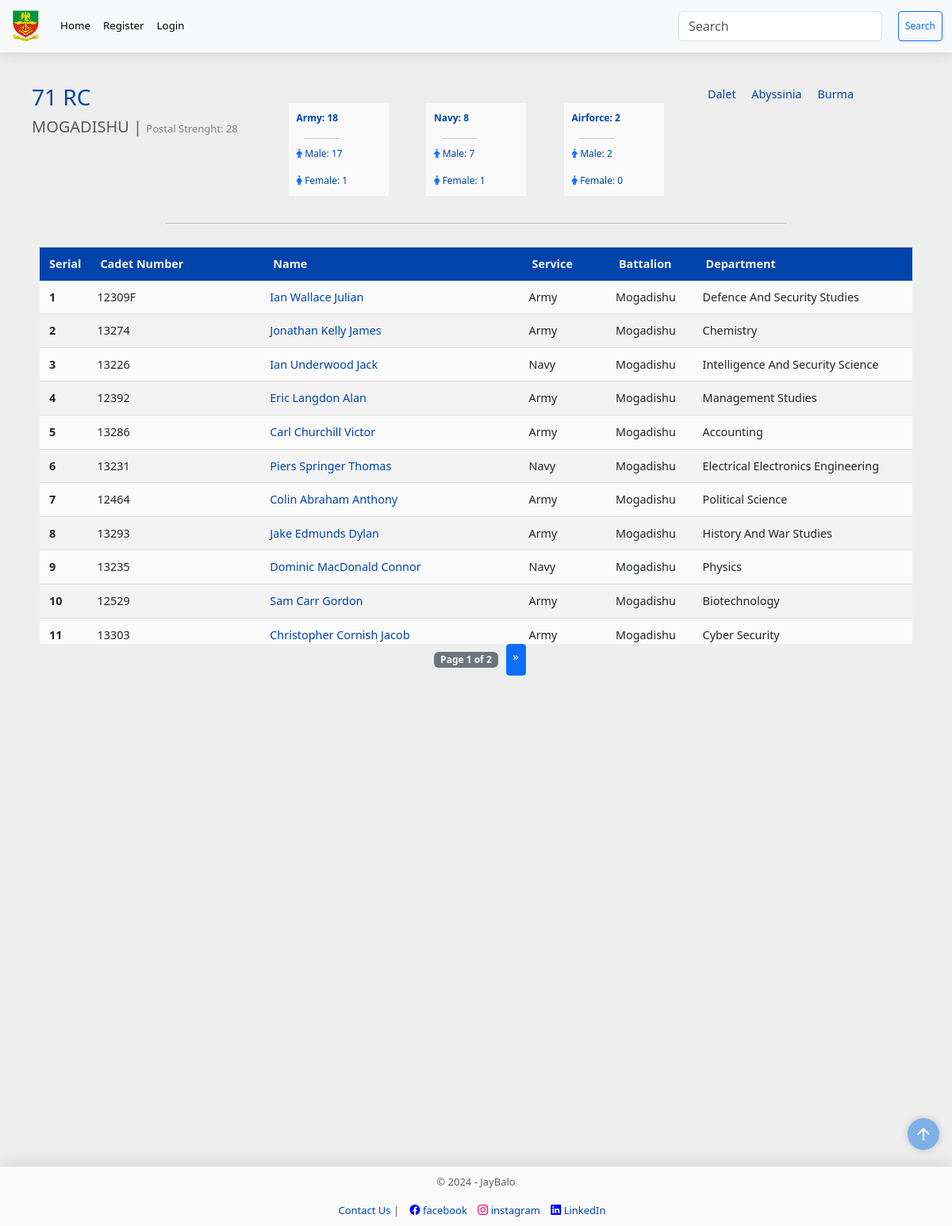
/course/1/1, run on the app's committed database.
### models.py (models this page shows, shortened)
class RegularCourse(db.Model):
    __tablename__="regular_courses"
    id = Column("id", Integer, primary_key=True)
    course_no = Column("course_no", Integer, nullable=False)
    cadet = relationship('Cadet', back_populates='regular_course')

class Battalion(db.Model):
    __tablename__="battalions"
    id = Column("id", Integer, primary_key=True, autoincrement=True)
    bn = Column("bn", String, nullable=False)
    cadet = relationship('Cadet', back_populates='bn')

class Cadet(db.Model):
    __tablename__= "cadets"
    id = Column("id", Integer, primary_key=True, autoincrement=True)
    cadet_no = Column("cadet_no", String, unique=True, nullable=False)
    first_name = Column("first_name", String, nullable=False)
    middle_name = Column("middle_name", String, nullable=True)
    last_name = Column("last_name", String, nullable=False)
    religion = Column("religion", String, nullable=False)
    state = Column("state", String, nullable=False)
    lga = Column("lga", String, nullable=False)
    date_of_enlistment = Column("date_of_enlistment", String, nullable=False)
    date_of_birth = Column("date_of_birth", String, nullable=False)
    department_id = Column('department_id', ForeignKey('departments.id'), nullable=False)
    department = relationship('Department', back_populates='cadets')
    bn_id = Column("bn_id", ForeignKey('battalions.id'), nullable=False)
    bn = relationship('Battalion', back_populates='cadet')
    gender_id = Column("gender_id", ForeignKey('genders.id'), nullable=False)
    gender = relationship('Gender', back_populates='cadet')
    service_id = Column("service_id", ForeignKey('services.id'), nullable=False)
    service = relationship('Service', back_populates='cadet')
    regular_id = Column("regular_id", ForeignKey('regular_courses.id'), nullable=False)
    regular_course = relationship('RegularCourse', back_populates='cadet')
    medical = relationship('Medical', back_populates='cadet')
    admission_count = Column("admission_count", Integer, nullable=False, default=0)
    admission_date = Column(Date, nullable=True)  # New field for admission date
    scores = relationship("Score", back_populates='cadet', uselist=False)
    service_scores = relationship("ServiceScore", back_populates='cadet', uselist=False)
    courses = relationship("Course", back_populates="cadet")
    profile_picture = relationship('ProfilePicture', back_populates='cadet')

class Service(db.Model):
    __tablename__="services"
    id = Column('id', Integer, primary_key=True)
    service_type = Column('service_type', String, nullable=False)
    service_subjects = relationship('ServiceSubject', back_populates='service')
    cadet = relationship('Cadet', back_populates='service')

class Department(db.Model):
    __tablename__="departments"
    id = Column("id", Integer, primary_key=True)
    department_name = Column("department_name", String, nullable=False)
    faculty_id = Column("faculty_id", ForeignKey('faculties.id'), nullable=False)
    faculty = relationship('Faculty', back_populates='departments')
    cadets = relationship('Cadet', back_populates='department')
    courses = relationship('Course', back_populates='department')

### main.py (the view)
@app.route("/course/<int:id>/<int:bn_id>", methods=["GET"])
def select_course_bn(id, bn_id):
    search_form = SearchForm()
    page = request.args.get("page", 1, type=int)
    per_page = 20
    course_cadets = session.query(Cadet).filter(Cadet.regular_id == id, Cadet.bn_id == bn_id).all()
    course_no = session.query(RegularCourse).filter(RegularCourse.id == id).first()
    battalion = session.query(Battalion).filter(Battalion.id == bn_id).first()
    other_bn = session.query(Battalion).filter(Battalion.id != bn_id).all()
    start = (page - 1) * per_page
    end = start + per_page
    paginated_cadets = course_cadets[start:end]
    course = session.query(RegularCourse).all()
    course_dict = {}
    for course_object in course:
        key = course_object.id
        cse_count = session.query(Cadet).filter(Cadet.regular_id == key).count()
        course_dict[key] = [course_object.course_no, cse_count]
    course_cadets_count = session.query(Cadet).filter(Cadet.regular_id == id, Cadet.bn_id == bn_id).count()
    male_cdts_count = session.query(Cadet).filter(Cadet.gender_id == 1, Cadet.regular_id == id, Cadet.bn_id == bn_id).count()
    female_cdts_count = session.query(Cadet).filter(Cadet.gender_id == 2, Cadet.regular_id == id, Cadet.bn_id == bn_id).count()
    army_cdts_count = session.query(Cadet).filter(Cadet.service_id == 1, Cadet.regular_id == id, Cadet.bn_id == bn_id).count()
    army_male_cdts_count = session.query(Cadet).filter(Cadet.gender_id == 1, Cadet.service_id == 1, Cadet.regular_id == id, Cadet.bn_id == bn_id).count()
    army_female_cdts_count = session.query(Cadet).filter(Cadet.gender_id == 2, Cadet.service_id == 1, Cadet.regular_id == id, Cadet.bn_id == bn_id).count()
    navy_cdts_count = session.query(Cadet).filter(Cadet.service_id == 2, Cadet.regular_id == id, Cadet.bn_id == bn_id).count()
    navy_male_cdts_count = session.query(Cadet).filter(Cadet.gender_id == 1, Cadet.service_id == 2, Cadet.regular_id == id, Cadet.bn_id == bn_id).count()
    navy_female_cdts_count = session.query(Cadet).filter(Cadet.gender_id == 2, Cadet.service_id == 2, Cadet.regular_id == id, Cadet.bn_id == bn_id).count()
    airforce_cdts_count = session.query(Cadet).filter(Cadet.service_id == 3, Cadet.regular_id == id, Cadet.bn_id == bn_id).count()
    airforce_male_cdts_count = session.query(Cadet).filter(Cadet.gender_id == 1, Cadet.service_id == 3, Cadet.regular_id == id, Cadet.bn_id == bn_id).count()
    airforce_female_cdts_count = session.query(Cadet).filter(Cadet.gender_id == 2, Cadet.service_id == 3, Cadet.regular_id == id, Cadet.bn_id == bn_id).count()
    return render_template("bn.html",
                           search_form=search_form,
                           cadets=paginated_cadets,
                           battalion=battalion,
                           other_bn=other_bn,
                           page=page,
                           per_page=per_page,
                           total=len(course_cadets),
                           rows=course_cadets,
                           bn_id=bn_id,
                           course=id,
                           course_no=course_no,
                           course_dict=course_dict,
                           course_cadets_count=course_cadets_count,
                           army_cdts_count=army_cdts_count,
                           navy_cdts_count=navy_cdts_count,
                           airforce_cdts_count=airforce_cdts_count,
                           male_cdts_count=male_cdts_count,
                           female_cdts_count=female_cdts_count,
                           army_male_cdts_count=army_male_cdts_count,
                           army_female_cdts_count=army_female_cdts_count,
                           navy_male_cdts_count=navy_male_cdts_count,
                           navy_female_cdts_count=navy_female_cdts_count,
                           airforce_male_cdts_count=airforce_male_cdts_count,
                           airforce_female_cdts_count=airforce_female_cdts_count,
                           year=year
                           )

### forms.py
class SearchForm(FlaskForm):
    searched = StringField('Searched', validators=[DataRequired() ])
    submit = SubmitField('Search')

### main.py (called while the page is built)
@app.context_processor
def base():
    form = SearchForm()
    course = regular_courses() # Assuming this returns a dictionary
    return {
        'form_dict': dict(form=form),
        'course_dict': course,
        }

### utils.py (called while the page is built)
def regular_courses():
    course = db.session.query(RegularCourse).all()
    course_dict = {}
    for course_object in course:
        key = course_object.id
        course_dict[key] = [course_object.course_no]
    return course_dict

### templates/bn.html (shortened to what this page needs)
<!DOCTYPE html>
{% extends "base.html" %}
{% block content %}
    <div style="height: 1300px;" class="container">
      <div class="row" style="display: flex; flex-wrap: wrap; justify-content: space-between;">
        <div class="card-col-lg">
          <h3 style="color: rgb(0, 68, 171);">
            <a href="{{ url_for('select_course', id=course_no.id)}}"> {{ course_no.course_no }} RC </a>
          </h3>
          <h5 class="card-subtitle mb-2 text-body-secondary"> {{ battalion.bn.upper() }} | <span style="font-weight: normal; font-size: small; color: grey;">Postal Strenght: {{ course_cadets_count }}</span></h5>
        </div>
        <div class="card-col">
          <a class="link-card" href="{{ url_for('select_course_bn_service', bn_id=bn_id, id=course_no.id, service_id=1) }}" >
            <div class="card-body">
              <div class="col">
                <p class="card-heading-text"><b>Army: {{ army_cdts_count }} </b></p>
                <hr style="width: 70%;">
                <p class="card-text"><i style="color: #0d6efd;" class="fa fa-male" aria-hidden="true"></i> Male: {{ army_male_cdts_count }}</p>
                <p class="card-text"><i style="color: #0d6efd;" class="fa fa-female" aria-hidden="true"></i> Female: {{ army_female_cdts_count }}</p>
              </div>
            </div>
          </a>
        </div>
        <div class="card-col">
          <a class="link-card" href="{{ url_for('select_course_bn_service', bn_id=bn_id, id=course_no.id, service_id=2) }}">
            <div class="card-body">
              <div class="col">
                <p class="card-heading-text"><b>Navy: {{ navy_cdts_count }} </b></p>
                <hr style="width: 70%;">
                <p class="card-text"><i style="color: #0d6efd;" class="fa fa-male" aria-hidden="true"></i> Male: {{ navy_male_cdts_count }}</p>
                <p class="card-text"><i style="color: #0d6efd;" class="fa fa-female" aria-hidden="true"></i> Female: {{ navy_female_cdts_count }}</p>
              </div>
            </div>
          </a>
        </div>
        <div class="card-col">
          <a class="link-card" href="{{ url_for('select_course_bn_service', bn_id=bn_id, id=course_no.id, service_id=3) }}">
            <div class="card-body">
              <div class="col">
                <p class="card-heading-text"><b>Airforce: {{ airforce_cdts_count }} </b></p>
                <hr style="width: 70%;">
                <p class="card-text"><i style="color: #0d6efd;" class="fa fa-male" aria-hidden="true"></i> Male: {{ airforce_male_cdts_count }}</p>
                <p class="card-text"><i style="color: #0d6efd;" class="fa fa-female" aria-hidden="true"></i> Female: {{ airforce_female_cdts_count }}</p>
              </div>
            </div>
          </a>
        </div>
        <div class="card-col-lg">
          {% for bn in other_bn %}
          <a style="padding: 0.5rem; font-size: 0.9rem;" href="{{ url_for('select_course_bn', bn_id=bn.id, id=course_no.id) }}">
            {{ bn.bn.capitalize() }}
          </a>
          {% endfor %}
        </div>
      </div>
          <hr style="margin: 10px auto;">
      <div style="justify-content: center;" class="container">
        <div style="width: 100%;" id="autocomplete-suggestions" class="autocomplete-suggestions custom-container">
          <div style="margin: 0; padding: 0;" class="scrollable-table">
        <table class="custom-table table-sm table-hover">
          <thead style="background-color: rgb(64, 179, 224);">
            <tr>
              <th style="width: 5%;" scope="col">Serial</th>
              <th style="width: 20%;" scope="col">Cadet Number</th>
              <th style="width: 30%;" scope="col">Name</th>
              <th style="width: 10%;" scope="col">Service</th>
              <th style="width: 10%;" scope="col">Battalion</th>
              <th style="width: 30%;" scope="col">Department</th>
            </tr>
          </thead>
          <tbody id="cadet-table-body">
          {% for row in cadets %}
            <tr class="active-row">
              <th scope="row">{{ (page - 1) * per_page + loop.index }}</th>
                <td data-cell="Cadet No">{{ row.cadet_no }}</td>
                <td data-cell="Name"><a style="text-decoration: none; color: rgb(0, 68, 171);" href="{{ url_for('student_info', id=row.id) }}">{{ row.first_name }} {{ row.middle_name }} {{ row.last_name }}</a></td>
                <td data-cell="Service">{{ row.service.service_type.title() }} </td>
                <td data-cell="Battalion">{{ row.bn.bn.title() }} </td>
                <td data-cell="Department">{{ row.department.department_name.title() }} </td>
            </tr>
          {% endfor %}
          </tbody>
        </table>
          </div>
      </div>
        <div class="pagination pagination-sm justify-content-center">
          <span class="badge bg-secondary">Page {{ page }} of {{ (total // per_page) + 1 }}</span>
          {% if page * per_page < total %}
          <a href="{{ url_for('select_course_bn', page=page+1, id=course, bn_id=bn_id) }}" class="btn btn-primary btn-sm" aria-label="Next">
            <span aria-hidden="true">&raquo;</span>
          </a>
          {% endif %}
        </div>
      </div>
    </div>
{% endblock %}

### static/styles.css (style rules this page uses)
html { scroll-behavior: smooth; }
body { margin: 0; padding: 0; background-color: #eeeeee; min-height: 100vh; display: flex; flex-direction: column; height: auto; margin-bottom: 50px; }
.row { padding-top: 20px; }
.container { padding: 10px; margin: auto; }
.custom-container { width: 90%; margin: auto; }
.col { width: fit-content; min-width: min-content; }
.scrollable-table { height: 500px; overflow-y: auto; scroll-snap-type: y mandatory; }
.scrollable-table > table { width: 100%; }
table { width: 100%; background-color: #fafafa; border-radius: 5px 5px 0 0; }
.custom-table { border-collapse: collapse; margin: 0; font-size: 0.9em; width: fit-content; border-radius: 5px 5px 0 0; box-shadow: 0 0 20px rgba(0, 0, 0, 0.15); }
.custom-table thead tr { background-color: rgb(0, 68, 171); color: #f4f4f4; text-align: left; font-weight: 600; position: sticky; top: 0; }
.custom-table th, .content-table td { padding: 10px 12px; }
.custom-table tbody td { padding: 0.5rem; }
.custom-table tbody tr { border-bottom: 1px solid #dddddd; }
.custom-table tbody tr:nth-of-type(even) { background-color: #f3f3f3; }
a { text-decoration: none; color: rgb(0, 68, 171); }
.card-body { padding: 10px; background-color: #fafafa; }
.card-heading-text { color: #0044ab; }
.link-card { width: 30%; font-size: 12px; transition: 0.3s ease; margin: 10px; }
.card-col { min-width: 150px; max-width: 150px; margin: 0; }
.card-col-lg { min-width: 300px; max-width: 300px; margin: 0; }
hr { width: 70%; margin: auto; padding: 5px; }
.badge { margin: 10px; }

### data on the page
RegularCourse: course_no "71"
Battalion: bn "MOGADISHU"
Battalion: bn "Dalet"
Battalion: bn "Abyssinia"
Battalion: bn "Burma"
Cadet: index "1", cadet_no "12309F", first_name "Ian", middle_name "Wallace", last_name "Julian", service.service_type "Army", bn.bn "Mogadishu", department.department_name "Defence And Security Studies"
Cadet: index "2", cadet_no "13274", first_name "Jonathan", middle_name "Kelly", last_name "James", service.service_type "Army", bn.bn "Mogadishu", department.department_name "Chemistry"
Cadet: index "3", cadet_no "13226", first_name "Ian", middle_name "Underwood", last_name "Jack", service.service_type "Navy", bn.bn "Mogadishu", department.department_name "Intelligence And Security Science"
Cadet: index "4", cadet_no "12392", first_name "Eric", middle_name "Langdon", last_name "Alan", service.service_type "Army", bn.bn "Mogadishu", department.department_name "Management Studies"
Cadet: index "5", cadet_no "13286", first_name "Carl", middle_name "Churchill", last_name "Victor", service.service_type "Army", bn.bn "Mogadishu", department.department_name "Accounting"
Cadet: index "6", cadet_no "13231", first_name "Piers", middle_name "Springer", last_name "Thomas", service.service_type "Navy", bn.bn "Mogadishu", department.department_name "Electrical Electronics Engineering"
Cadet: index "7", cadet_no "12464", first_name "Colin", middle_name "Abraham", last_name "Anthony", service.service_type "Army", bn.bn "Mogadishu", department.department_name "Political Science"
Cadet: index "8", cadet_no "13293", first_name "Jake", middle_name "Edmunds", last_name "Dylan", service.service_type "Army", bn.bn "Mogadishu", department.department_name "History And War Studies"
Cadet: index "9", cadet_no "13235", first_name "Dominic", middle_name "MacDonald", last_name "Connor", service.service_type "Navy", bn.bn "Mogadishu", department.department_name "Physics"
Cadet: index "10", cadet_no "12529", first_name "Sam", middle_name "Carr", last_name "Gordon", service.service_type "Army", bn.bn "Mogadishu", department.department_name "Biotechnology"
Cadet: index "11", cadet_no "13303", first_name "Christopher", middle_name "Cornish", last_name "Jacob", service.service_type "Army", bn.bn "Mogadishu", department.department_name "Cyber Security"

### other printed values
{{ course_cadets_count }} "28"
{{ army_cdts_count }} "18"
{{ army_male_cdts_count }} "17"
{{ army_female_cdts_count }} "1"
{{ navy_cdts_count }} "8"
{{ navy_male_cdts_count }} "7"
{{ navy_female_cdts_count }} "1"
{{ airforce_cdts_count }} "2"
{{ airforce_male_cdts_count }} "2"
{{ airforce_female_cdts_count }} "0"
{{ page }} "1"
{{ (total // per_page) + 1 }} "2"
{{ year }} "2024"
